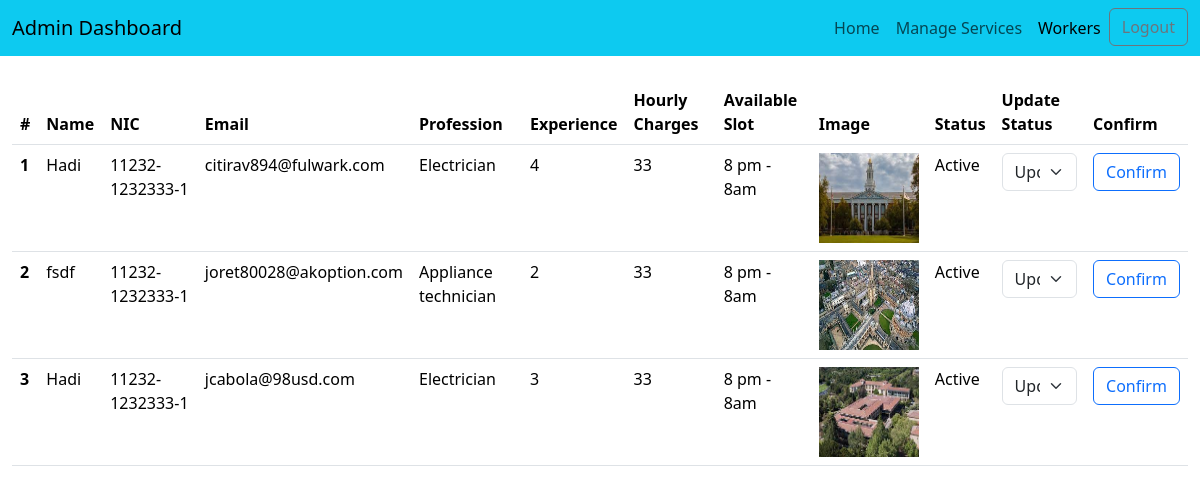
The app's page /Skillhub/workers.php (signed in) with its own data.
### tables this page shows
CREATE TABLE IF NOT EXISTS `workers` (
  `w_id` int(11) NOT NULL AUTO_INCREMENT,
  `name` varchar(255) NOT NULL,
  `nic` varchar(255) NOT NULL,
  `profession` varchar(255) NOT NULL,
  `experience` varchar(255) NOT NULL,
  `chargers` varchar(255) NOT NULL,
  `available_time` varchar(255) NOT NULL,
  `email` varchar(255) NOT NULL,
  `password` varchar(255) NOT NULL,
  `profile_image` varchar(255) NOT NULL,
  `worker_activity` int(6) NOT NULL,
  PRIMARY KEY (`w_id`)
);

### Skillhub/workers.php (the view, shortened to what this page needs)
<?php
include "connection.php";
?>
<!DOCTYPE html>
<html lang="en">
<head>
    <?php include "header.php"; ?>
</head>
<body>
    <nav class="navbar navbar-expand-lg navbar-light bg-info">
        <div class="container-fluid">
            <a class="navbar-brand" href="dashboard.php">Admin Dashboard</a>
            <div class="collapse navbar-collapse" id="navbarNav">
                <ul class="navbar-nav  ms-auto">
                    <li class="nav-item">
                        <a class="nav-link" href="dashboard.php">Home</a>
                    </li>
                    <li class="nav-item">
                        <a class="nav-link" href="services.php">Manage Services</a>
                    </li>
                    <li class="nav-item">
                        <a class="nav-link active" href="workers.php">Workers</a>
                    </li>
                    <li class="nav-item">
                        <a class="btn btn-outline-secondary" href="customer_logout.php?userid">Logout</a>
                    </li>
                </ul>
            </div>
        </div>
    </nav>
    <div class="container-fluid">
        <div class="table-responsive">
            <table class="table my-4">
                <thead>
                    <tr>
                        <th scope="col">#</th>
                        <th scope="col">Name</th>
                        <th scope="col">NIC</th>
                        <th scope="col">Email</th>
                        <th scope="col">Profession</th>
                        <th scope="col">Experience</th>
                        <th scope="col">Hourly Charges</th>
                        <th scope="col">Available Slot</th>
                        <th scope="col">Image</th>
                        <th scope="col">Status</th>
                        <th scope="col">Update Status</th>
                        <th scope="col">Confirm</th>
                    </tr>
                </thead>
                <tbody class="">
                    <?php
                    $m = 1;
                    $worker_query = mysqli_query($con, "SELECT * FROM `workers` WHERE worker_activity !='2' ");
                    if (mysqli_num_rows($worker_query) > 0) {
                        while ($worker_row = mysqli_fetch_array($worker_query)) {
                            $w_id = $worker_row['w_id'];
                            $name = $worker_row['name'];
                            $email = $worker_row['email'];
                            $profession = $worker_row['profession'];
                            $experience = $worker_row['experience'];
                            $chargers = $worker_row['chargers'];
                            $available_time = $worker_row['available_time'];
                            $profile_image = $worker_row['profile_image'];
                            $worker_activity = $worker_row['worker_activity'];
                            $nic = $worker_row['nic'];
                    ?>
                            <tr>
                                <th><?php if (isset($m)) {
                                        echo $m;
                                    } ?></th>
                                <td><?php if (isset($name)) {
                                        echo $name;
                                    } ?></td>
                                <td><?php if (isset($nic)) {
                                        echo $nic;
                                    } ?></td>
                                <td><?php if (isset($email)) {
                                        echo $email;
                                    } ?></td>
                                <td><?php if (isset($profession)) {
                                        echo $profession;
                                    } ?></td>
                                <td><?php if (isset($experience)) {
                                        echo $experience;
                                    } ?></td>
                                <td><?php if (isset($chargers)) {
                                        echo $chargers;
                                    } ?></td>
                                <td><?php if (isset($available_time)) {
                                        echo $available_time;
                                    } ?></td>
                                <td>
                                    <img src="<?php if (isset($profile_image)) {
                                                    echo $profile_image;
                                                } ?>" alt="" height="90" width="100">
                                </td>
                                <td><?php if ($worker_activity == '1') {
                                        echo "Active";
                                    }
                                    if ($worker_activity == '0') {
                                        echo "Block / Pending ";
                                    } ?></td>
                                <td>
                                    <form action="" method="post">
                                        <select class="form-select" name="status_update">
                                            <option>Update Status</option>
                                        </select>
                                </td>
                                <td>
                                    <button class="btn btn-outline-primary" type="submit" name="Update" value="<?php echo $w_id; ?>">Confirm</button>
                                </td>
                            </tr>
                        <?php
                            $m++;
                        }
                    } else {
                        ?>
                        <tr class="table-danger">
                            <td class="text-center" colspan="8">No Customer!</td>
                        </tr>
                    <?php
                    }
                    ?>
                </tbody>
            </table>
        </div>
    </div>
</body>
</html>

### Skillhub/header.php (shortened to what this page needs)
<link href="https://cdn.jsdelivr.net/npm/bootstrap@5.3.2/dist/css/bootstrap.min.css" rel="stylesheet">
<link rel="stylesheet" href="https://cdnjs.cloudflare.com/ajax/libs/font-awesome/6.4.0/css/all.min.css" />

### records on screen
workers: name "Hadi", nic "11232-1232333-1", email "citirav894@fulwark.com", profession "Electrician", experience "4", chargers "33", available_time "8 pm - 8am", profile_image (picture), worker_activity "Active", $w_id 3 (drawn)
workers: name "fsdf", nic "11232-1232333-1", email "joret80028@akoption.com", profession "Appliance technician", experience "2", chargers "33", available_time "8 pm - 8am", profile_image (picture), worker_activity "Active", $w_id 4 (drawn)
workers: name "Hadi", nic "11232-1232333-1", email "jcabola@98usd.com", profession "Electrician", experience "3", chargers "33", available_time "8 pm - 8am", profile_image (picture), worker_activity "Active", $w_id 5 (drawn)
